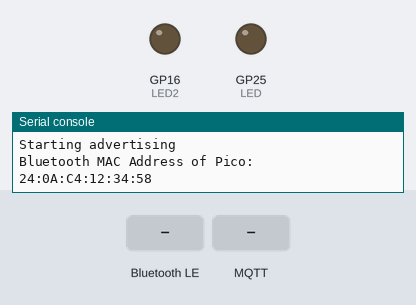
This program was run on a simulated Raspberry Pi Pico running MicroPython. Shown: output pins drawn as LEDs (lit = HIGH), the last lines printed to the serial console. The inputs (shaded band) are chosen by the test bench. WiFi joins after 1.5 s; no MQTT or app messages arrive unless stated; nothing arrives over Bluetooth unless stated.

Above: at 11.5 s.
11.6 s: "Turn Off" written over Bluetooth
At 12.3 s:
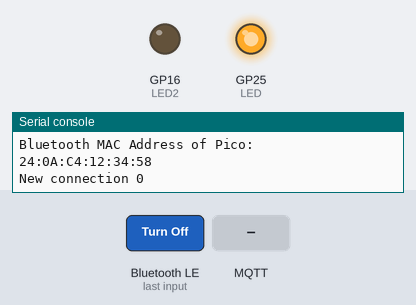
13.1 s: MQTT message "Turn Off" arrives on the first subscribed topic
At 13.4 s:
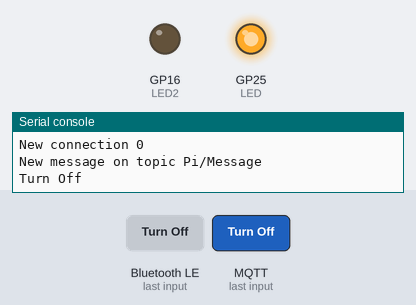
Timing chart, 0 to 16.1 s (numbered marks = the images above; inputs shaded):
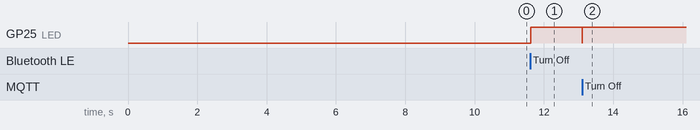

Measured:
- after the input at 11.6 s, GP25 (LED): LOW → HIGH at once
- after the input at 13.1 s, GP25 (LED): HIGH → LOW at once, → HIGH 0.01 s later

The program:

MergedBLE.py
```python
import bluetooth
import random
import struct
import time
import network
import ubinascii
from ble_advertising import advertising_payload
from mfrc522 import MFRC522
import utime
from machine import Pin, Timer
from umqtt.simple import MQTTClient
from micropython import const

_IRQ_CENTRAL_CONNECT = const(1)
_IRQ_CENTRAL_DISCONNECT = const(2)
_IRQ_GATTS_WRITE = const(3)

_FLAG_READ = const(0x0002)
_FLAG_WRITE_NO_RESPONSE = const(0x0004)
_FLAG_WRITE = const(0x0008)
_FLAG_NOTIFY = const(0x0010)

_UART_UUID = bluetooth.UUID("6E400001-B5A3-F393-E0A9-E50E24DCCA9E")
_UART_TX = (
    bluetooth.UUID("6E400003-B5A3-F393-E0A9-E50E24DCCA9E"),
    _FLAG_READ | _FLAG_NOTIFY,
)
_UART_RX = (
    bluetooth.UUID("6E400002-B5A3-F393-E0A9-E50E24DCCA9E"),
    _FLAG_WRITE | _FLAG_WRITE_NO_RESPONSE,
)
_UART_SERVICE = (
    _UART_UUID,
    (_UART_TX, _UART_RX),
)

class BLESimplePeripheral:
    def __init__(self, ble, name="PleaseHelp"):
        self._ble = ble
        self._ble.active(True)
        self._ble.irq(self._irq)
        ((self._handle_tx, self._handle_rx),) = self._ble.gatts_register_services((_UART_SERVICE,))
        self._connections = set()
        self._write_callback = None
        self._payload = advertising_payload(name=name, services=[_UART_UUID])
        self._advertise()

    def _irq(self, event, data):
        if event == _IRQ_CENTRAL_CONNECT:
            conn_handle, _, _ = data
            print("New connection", conn_handle)
            self._connections.add(conn_handle)
        elif event == _IRQ_CENTRAL_DISCONNECT:
            conn_handle, _, _ = data
            print("Disconnected", conn_handle)
            self._connections.remove(conn_handle)
            self._advertise()
        elif event == _IRQ_GATTS_WRITE:
            conn_handle, value_handle = data
            value = self._ble.gatts_read(value_handle)
            if value_handle == self._handle_rx and self._write_callback:
                self._write_callback(value)

    def send(self, data):
        for conn_handle in self._connections:
            self._ble.gatts_notify(conn_handle, self._handle_tx, data)

    def is_connected(self):
        return len(self._connections) > 0

    def _advertise(self, interval_us=500000):
        print("Starting advertising")
        blue_mac = ubinascii.hexlify(self._ble.config('mac')[1],':').decode().upper()
        print(f"Bluetooth MAC Address of Pico: {blue_mac}")
        # print(self._payload)
        self._ble.gap_advertise(interval_us, adv_data=self._payload)

    def on_write(self, callback):
        self._write_callback = callback


LED = Pin("LED", Pin.OUT)
LED2 = Pin("GP16", Pin.OUT)
timer = Timer()
master_control = False
ble_control = False
client = None


def uidToString(uid):
    mystring = ""
    for i in uid:
        mystring = "%02X" % i + mystring
    return mystring


def sub_cb(topic, msg):
    global master_control
    print("New message on topic {}".format(topic.decode('utf-8')))
    msg = msg.decode('utf-8')
    print(msg)
    if msg == "Turn Off":
        LED.value(0)
        master_control = False
        #MOTOR.value(0)
    elif msg == "Turn On":
        LED.value(1)
        master_control = True
        #MOTOR.value(1)


def mqtt_connect():
    global client
    client = MQTTClient(client_id, mqtt_server, keepalive=7600)
    client.set_callback(sub_cb)
    # client.connect()
    # print('Connected to %s MQTT Broker'%(mqtt_server))

    client.connect()
    client.subscribe(topic_sub)


def CallMsg(timer):
    try:
        global client
        garbage = client.check_msg()
    except Exception as err:
        print(f"An error as occured {err}")
        client.connect()


reader = MFRC522(spi_id=0,sck=6,miso=4,mosi=7,cs=5,rst=22)

wlan = network.WLAN(network.STA_IF)
wlan.active(True)
time.sleep(5)
# wlan.connect("GWN6B91D8","726KExNv")
# wlan.connect("SM-S908W1168", "7rcj5e6vzj75")
wlan.connect("CNT-IoT", "")
print("Waiting for connection")
while wlan.isconnected() == False:
    time.sleep(5)
print(wlan.isconnected())
mac = ubinascii.hexlify(network.WLAN().config('mac'),':').decode()
print(f"MAC Address of Pico: {mac}")

LED = Pin("LED", Pin.OUT)
#MOTOR = Pin("GP22", Pin.OUT)

# '192.168.1.119' LAN doesn't work however online broker works fine
# 'test.mosquitto.org'
mqtt_server = 'test.mosquitto.org'
client_id = 'hambord'
topic_sub = b'Pi/Message'

PreviousCard = [0]
reader.init()

print("")
print("Please place card on reader")
print("")

mqtt_connect()

if not client.connect():
    client.subscribe(topic_sub)

try:
    timer.init(freq=10, mode=Timer.PERIODIC, callback=CallMsg)

    ble = bluetooth.BLE()
    p = BLESimplePeripheral(ble)
    while True:
        # reader.init()

        (stat, tag_type) = reader.request(reader.REQIDL)
        #print('request stat:',stat,' tag_type:',tag_type)
        if stat == reader.OK and not ble_control:
            (stat, uid) = reader.SelectTagSN()
            if stat == reader.OK:
                print("Card detected {}  uid={}".format(hex(int.from_bytes(bytes(uid),"little",False)).upper(),reader.tohexstring(uid)))

                cardID = hex(int.from_bytes(bytes(uid),"little",False)).upper()
                print(cardID)

                if cardID == "0X9EF24FB8":
                    print("Not Authenticated")
                else:
                    # MTR.value(1)
                    LED.value(1)
                utime.sleep_ms(5000)
        elif p.is_connected():
            LED.on()
            ble_control = True
        elif (stat != reader.OK or not p.is_connected()) and not master_control:
            # MTR.value(0)
            LED.value(0)
            PreviousCard=[0]
            ble_control = False
except KeyboardInterrupt:
    pass
```
